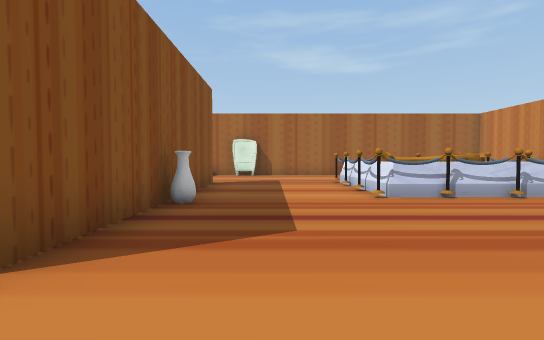
View 1 (above)

19 first-person views from a walk through a Unity game level. The camera is 1.4 m above the floor, tilts 2° down and sees 85° across. The floor is counted in squares, 2 m on a side. Each view is taken from the middle of a square. On the plan, view 1 faces up. The plan holds only what a view shows up to about 10 squares ahead; the rest is blank. The place goes on beyond the plan. The player is left out.

View 2
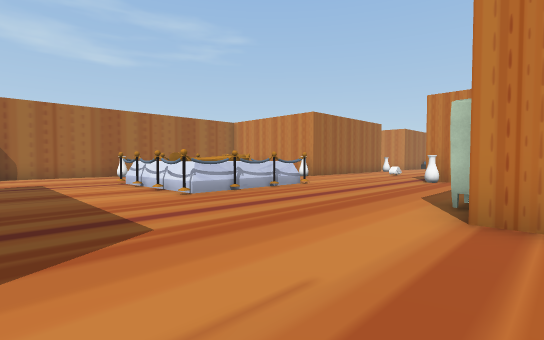

View 3
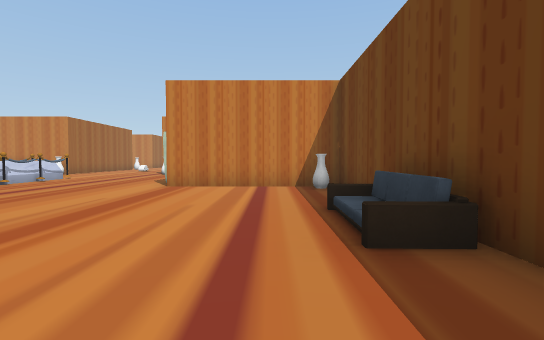

View 4
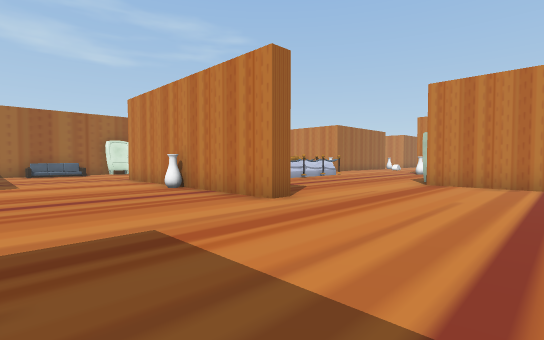

View 5
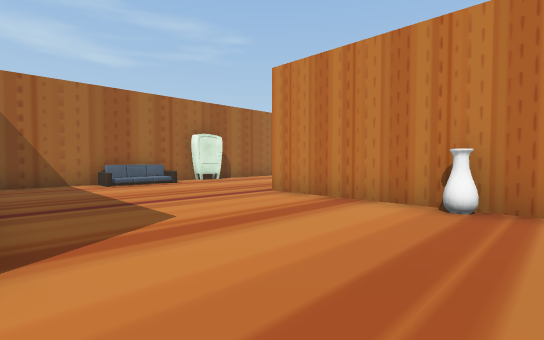

View 6
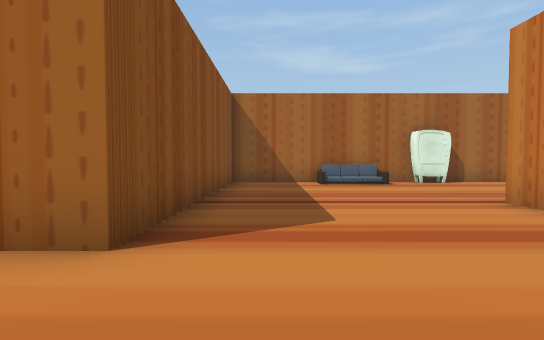

View 7
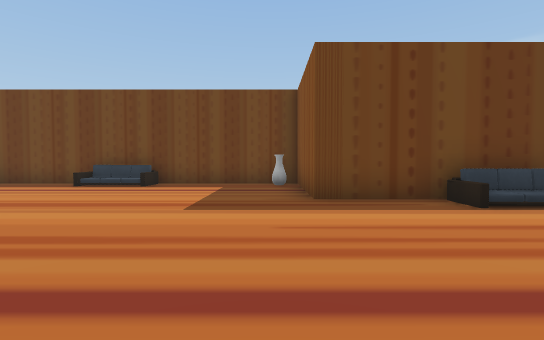

View 8
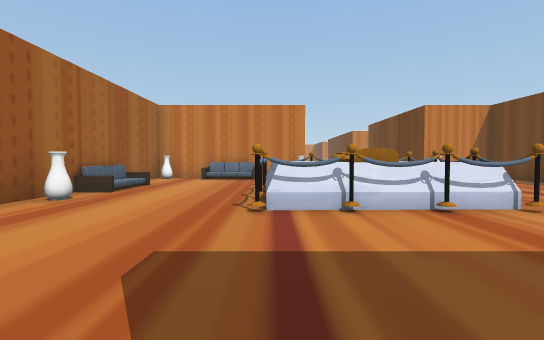

View 9
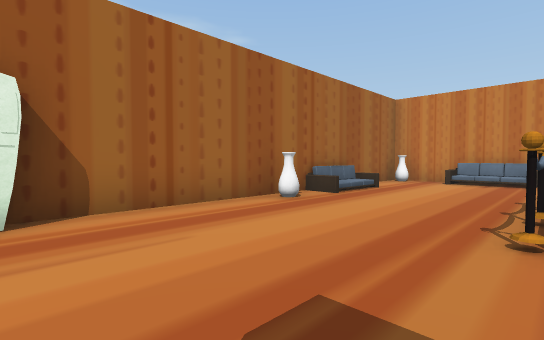

View 10
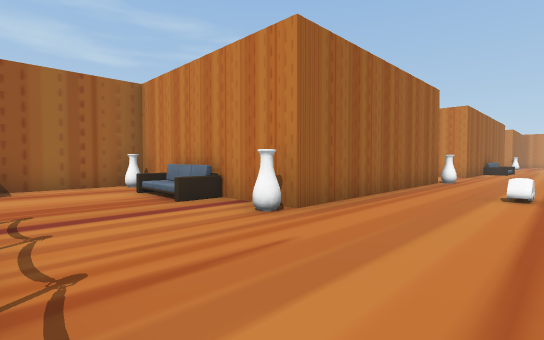

View 11
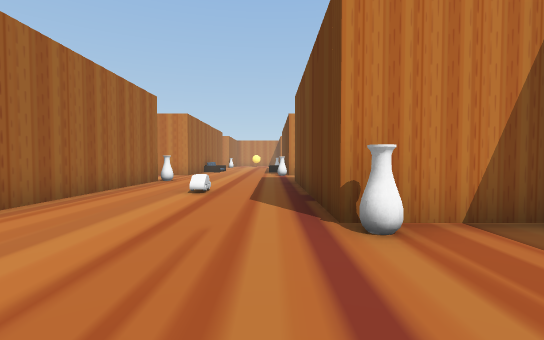

View 12
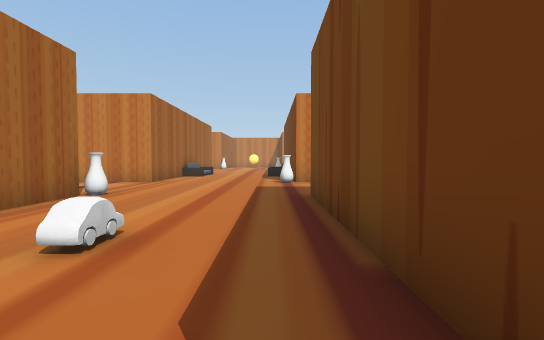

View 13
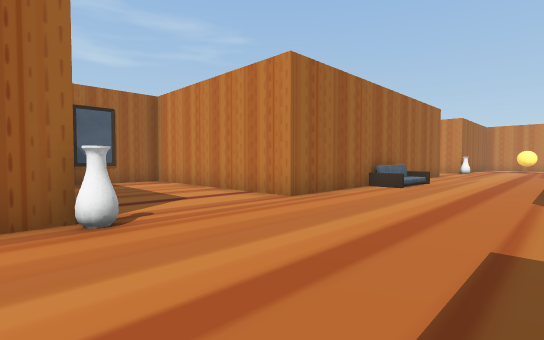

View 14
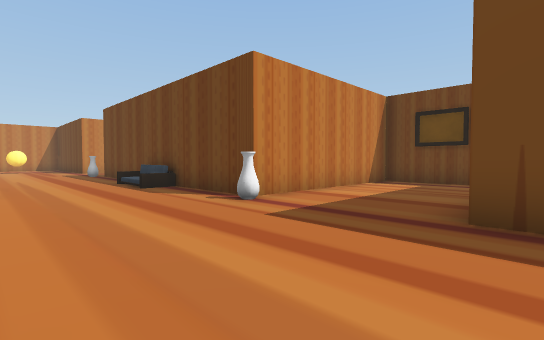

View 15
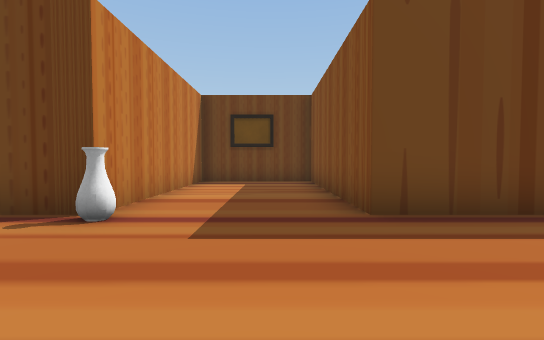

View 16
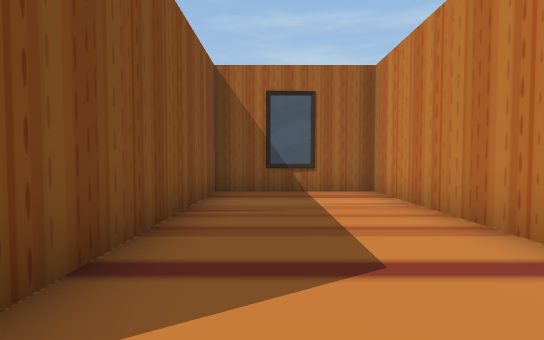

View 17
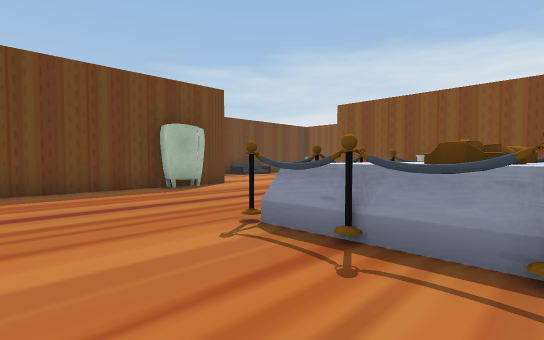

View 18
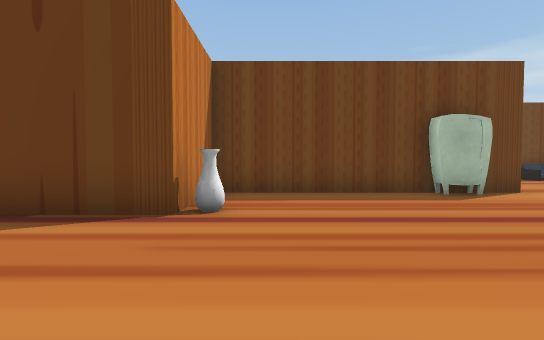

View 19
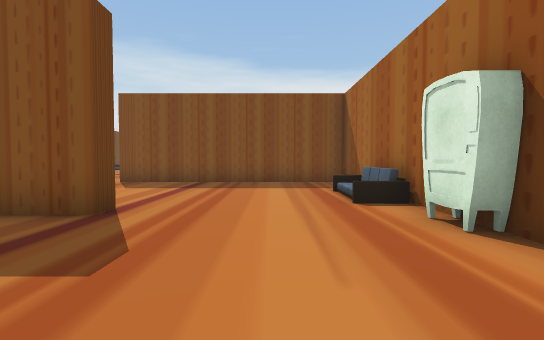

### Floor plan
Points are (right, up) in squares from view 1. A wall is a line through its corners. A room is listed if a view was taken in it or the views show most of it. See-through windows are left out.
Room 1 (views 1, 2, 3, 4, 5, 6, 7, 8, 9, 10, 11, 12, 13, 14, 15, 16, 17, 18, 19)
walls: (5.3, 6.2) (4.3, 6.2); (5.6, 6.6) (5.7, 5.6) (2.3, 5.5); (3.9, 6.2) (2.9, 6.2); (2.1, 7.3) (2.1, 8.6); (9.3, 8.6) (9.3, 12.2); (9.4, 3.2) (15.8, 3.2) (15.8, -2.5) (19.3, -2.5) (19.3, 3.2) (25.4, 3.2); (-1.7, 8.8) (-1.7, 1.7) (-2.2, 1.7) (-2.2, 8.8) (-1.7, 8.8); (8.5, 13.2) (-7.2, 13.2) (-7.2, 6.2) (-8.1, 6.2); (15.9, 7.7) (9.4, 7.7); (-8.5, -0.2) (-6.8, -0.2) (-6.8, -3.8) (2.8, -3.8) (2.8, 0.8) (9.3, 0.8) (9.3, 2.4); (25.5, 7.7) (19.3, 7.7) (19.3, 13.5) (15.8, 13.5) (15.8, 8.2)
objects: bench (-9, 0); other object (-6, -3); bench (-3, 13); bench (-2, -3) to (-1, -3); other object (-2, 5); other object (-1, 5); other object (-1, 13); other object (2, -3); other object (2, 5); other object (2, 6); other object (2, 7); other object (2, 9); other object (3, 7) to (5, 8); other object (3, 9); other object (3, 13); other object (4, 1); other object (4, 5); other object (4, 9); other object (5, 5); other object (5, 9); bench (5, 13); other object (6, 6); other object (6, 7); other object (6, 8); other object (9, 3); other object (9, 8); bench (9, 11); other object (9, 13); other object (12, 6); other object (16, 7); other object (19, 4); bench (22, 7); bench (23, 3) to (24, 4)

Where each view was taken, in squares from view 1:
view 1: 0 up, 0 right, facing up
view 2: 0 up, 1 left, facing up-right
view 3: 2 down, 5 left, facing right
view 4: 2 down, 6 left, facing up-right
view 5: 4 up, 7 left, facing up-right
view 6: 4 up, 6 left, facing up
view 7: 5 up, 6 left, facing down
view 8: 9 up, 2 left, facing right
view 9: 9 up, 1 left, facing up-right
view 10: 5 up, 6 right, facing up-right
view 11: 4 up, 6 right, facing right
view 12: 4 up, 10 right, facing right
view 13: 4 up, 15 right, facing up-right
view 14: 7 up, 15 right, facing down-right
view 15: 7 up, 17 right, facing down
view 16: 7 up, 17 right, facing up
view 17: 8 up, 8 right, facing down-left
view 18: 7 up, 8 right, facing down
view 19: 11 up, 2 right, facing left
